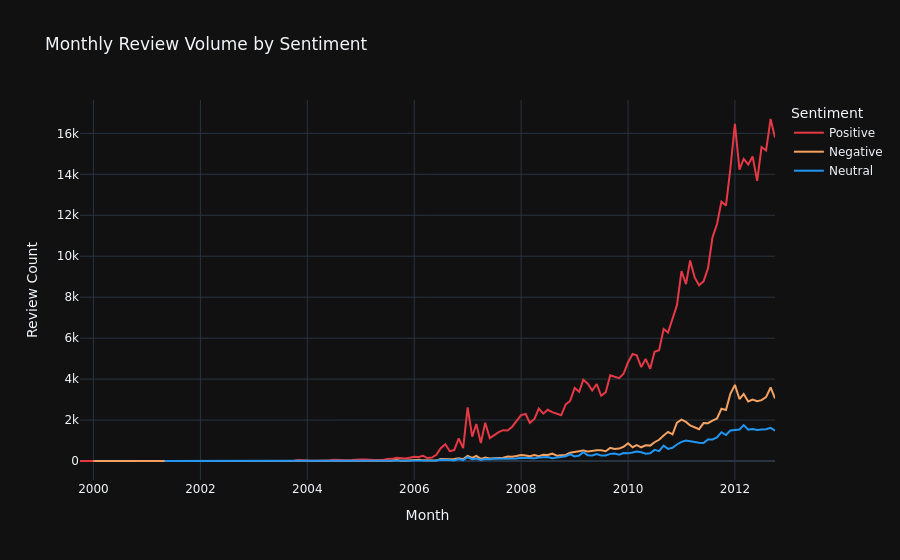

The cell this chart's notebook holds for it:
### Markdown cell above
## 7. Time Series — Reviews Over Time

### Code cell
df['date'] = pd.to_datetime(df['Time'], unit='s')
df['year_month'] = df['date'].dt.to_period('M')

monthly = (df.groupby(['year_month', 'sentiment_name'])
             .size()
             .reset_index(name='count'))
monthly['year_month'] = monthly['year_month'].astype(str)

fig = px.line(monthly, x='year_month', y='count', color='sentiment_name',
              color_discrete_sequence=PALETTE,
              title='Monthly Review Volume by Sentiment',
              template='plotly_dark',
              labels={'year_month': 'Month', 'count': 'Review Count',
                      'sentiment_name': 'Sentiment'})
fig.update_layout(hovermode='x unified', font_family='DejaVu Sans')
fig.show()

### Figure 1 — Plotly figure (JSON) as saved in the notebook; plotly's stock layout.template omitted (floating-point values rounded to 4 significant figures; data arrays with more than 128 entries replaced by an {"elided": "..."} marker saying what was removed)
{"data": [{"hovertemplate": "Sentiment=Positive<br>Month=%{x}<br>Review Count=%{y}<extra></extra>", "legendgroup": "Positive", "line": {"color": "#e63946", "dash": "solid"}, "marker": {"symbol": "circle"}, "mode": "lines", "name": "Positive", "orientation": "v", "showlegend": true, "type": "scatter", "x": {"elided": "139 str values"}, "xaxis": "x", "y": {"elided": "139 int values"}, "yaxis": "y"}, {"hovertemplate": "Sentiment=Negative<br>Month=%{x}<br>Review Count=%{y}<extra></extra>", "legendgroup": "Negative", "line": {"color": "#f4a261", "dash": "solid"}, "marker": {"symbol": "circle"}, "mode": "lines", "name": "Negative", "orientation": "v", "showlegend": true, "type": "scatter", "x": ["2000-01", "2001-06", "2001-08", "2002-12", "2003-05", "2003-06", "2003-09", "2003-10", "2003-11", "2004-01", "2004-02", "2004-04", "2004-05", "2004-06", "2004-07", "2004-09", "2004-10", "2004-11", "2004-12", "2005-01", "2005-02", "2005-03", "2005-04", "2005-05", "2005-06", "2005-07", "2005-08", "2005-09", "2005-10", "2005-11", "2005-12", "2006-01", "2006-02", "2006-03", "2006-04", "2006-05", "2006-06", "2006-07", "2006-08", "2006-09", "2006-10", "2006-11", "2006-12", "2007-01", "2007-02", "2007-03", "2007-04", "2007-05", "2007-06", "2007-07", "2007-08", "2007-09", "2007-10", "2007-11", "2007-12", "2008-01", "2008-02", "2008-03", "2008-04", "2008-05", "2008-06", "2008-07", "2008-08", "2008-09", "2008-10", "2008-11", "2008-12", "2009-01", "2009-02", "2009-03", "2009-04", "2009-05", "2009-06", "2009-07", "2009-08", "2009-09", "2009-10", "2009-11", "2009-12", "2010-01", "2010-02", "2010-03", "2010-04", "2010-05", "2010-06", "2010-07", "2010-08", "2010-09", "2010-10", "2010-11", "2010-12", "2011-01", "2011-02", "2011-03", "2011-04", "2011-05", "2011-06", "2011-07", "2011-08", "2011-09", "2011-10", "2011-11", "2011-12", "2012-01", "2012-02", "2012-03", "2012-04", "2012-05", "2012-06", "2012-07", "2012-08", "2012-09", "2012-10"], "xaxis": "x", "y": [3, 1, 3, 3, 3, 3, 1, 1, 4, 3, 1, 2, 27, 3, 7, 4, 2, 3, 6, 4, 7, 5, 5, 6, 8, 5, 10, 47, 10, 13, 22, 37, 61, 32, 28, 16, 25, 99, 84, 84, 95, 130, 92, 246, 150, 252, 106, 166, 127, 132, 157, 157, 217, 210, 244, 297, 271, 239, 289, 240, 302, 294, 359, 261, 285, 300, 405, 451, 499, 513, 471, 504, 530, 520, 477, 644, 584, 607, 696, 867, 675, 778, 671, 771, 753, 918, 1038, 1244, 1425, 1301, 1876, 2024, 1909, 1738, 1634, 1554, 1852, 1848, 1977, 2077, 2551, 2492, 3281, 3720, 3026, 3271, 2907, 2999, 2916, 2972, 3117, 3592, 3056], "yaxis": "y"}, {"hovertemplate": "Sentiment=Neutral<br>Month=%{x}<br>Review Count=%{y}<extra></extra>", "legendgroup": "Neutral", "line": {"color": "#2196f3", "dash": "solid"}, "marker": {"symbol": "circle"}, "mode": "lines", "name": "Neutral", "orientation": "v", "showlegend": true, "type": "scatter", "x": ["2001-05", "2003-06", "2003-07", "2003-10", "2003-12", "2004-05", "2004-06", "2004-07", "2004-11", "2004-12", "2005-01", "2005-02", "2005-03", "2005-04", "2005-05", "2005-06", "2005-07", "2005-08", "2005-09", "2005-10", "2005-11", "2005-12", "2006-01", "2006-02", "2006-03", "2006-04", "2006-05", "2006-06", "2006-07", "2006-08", "2006-09", "2006-10", "2006-11", "2006-12", "2007-01", "2007-02", "2007-03", "2007-04", "2007-05", "2007-06", "2007-07", "2007-08", "2007-09", "2007-10", "2007-11", "2007-12", "2008-01", "2008-02", "2008-03", "2008-04", "2008-05", "2008-06", "2008-07", "2008-08", "2008-09", "2008-10", "2008-11", "2008-12", "2009-01", "2009-02", "2009-03", "2009-04", "2009-05", "2009-06", "2009-07", "2009-08", "2009-09", "2009-10", "2009-11", "2009-12", "2010-01", "2010-02", "2010-03", "2010-04", "2010-05", "2010-06", "2010-07", "2010-08", "2010-09", "2010-10", "2010-11", "2010-12", "2011-01", "2011-02", "2011-03", "2011-04", "2011-05", "2011-06", "2011-07", "2011-08", "2011-09", "2011-10", "2011-11", "2011-12", "2012-01", "2012-02", "2012-03", "2012-04", "2012-05", "2012-06", "2012-07", "2012-08", "2012-09", "2012-10"], "xaxis": "x", "y": [1, 1, 1, 3, 3, 1, 4, 5, 1, 7, 2, 3, 2, 2, 2, 2, 8, 1, 14, 11, 2, 4, 8, 22, 22, 11, 7, 28, 56, 62, 53, 23, 94, 42, 185, 93, 122, 49, 103, 84, 117, 110, 113, 126, 102, 122, 158, 143, 110, 130, 175, 181, 199, 138, 180, 193, 236, 328, 222, 267, 434, 281, 272, 342, 266, 267, 349, 362, 310, 390, 374, 421, 459, 431, 358, 381, 544, 483, 747, 594, 649, 807, 935, 1005, 965, 930, 894, 876, 1047, 1056, 1150, 1408, 1269, 1487, 1502, 1540, 1756, 1534, 1562, 1515, 1544, 1555, 1619, 1476], "yaxis": "y"}], "layout": {"font": {"family": "DejaVu Sans"}, "hovermode": "x unified", "legend": {"title": {"text": "Sentiment"}, "tracegroupgap": 0}, "title": {"text": "Monthly Review Volume by Sentiment"}, "xaxis": {"anchor": "y", "domain": [0.0, 1.0], "title": {"text": "Month"}}, "yaxis": {"anchor": "x", "domain": [0.0, 1.0], "title": {"text": "Review Count"}}}}
